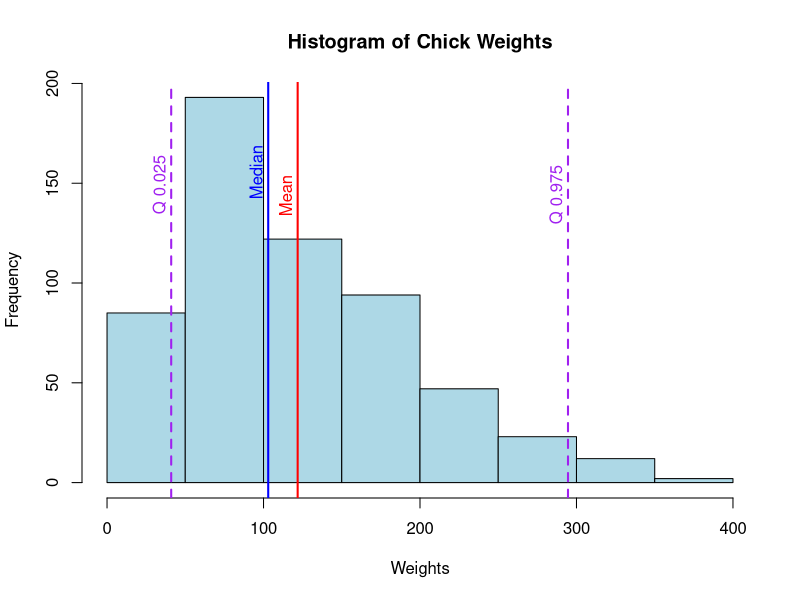
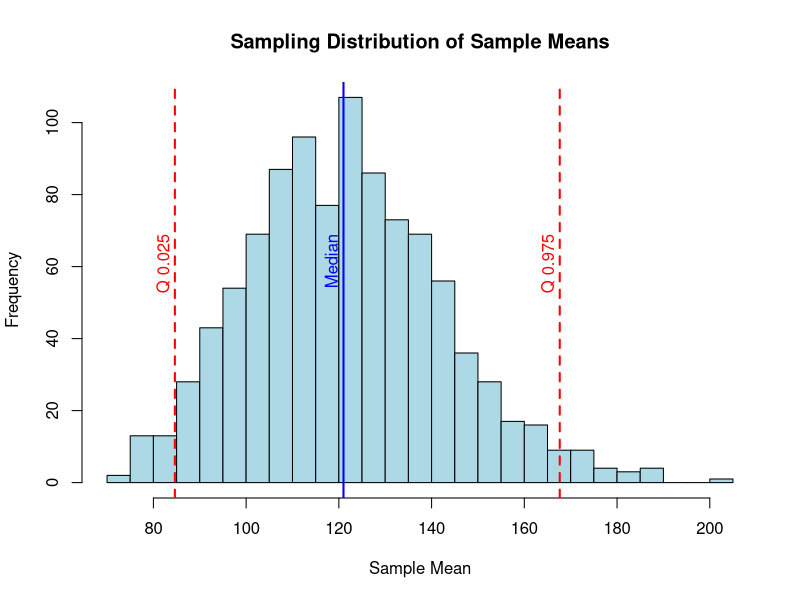

R code for these plots, in order:
## ---- chunk 1
summary(ChickWeight)
## ---- chunk 2
dim(ChickWeight)
## ---- chunk 3
summary(ChickWeight$weight) 
## ---- chunk 4
head(ChickWeight$weight) 
## ---- chunk 5
mean(ChickWeight$weight) 
## ---- chunk 6
myChkWts <-ChickWeight$weight 
#myChkWts
## ---- chunk 7
quantile(myChkWts,0.50) 
## ---- chunk 8
# Calculate mean, median, and quantiles
mean_weight <- mean(myChkWts)
median_weight <- median(myChkWts)
quantiles <- quantile(myChkWts, c(0.025, 0.975))

# Create the histogram
hist(myChkWts, breaks = 10, col = "lightblue", main = "Histogram of Chick Weights",
     xlab = "Weights", ylab = "Frequency")

# Add vertical lines for mean, median, and quantiles
abline(v = mean_weight, col = "red", lwd = 2)
abline(v = median_weight, col = "blue", lwd = 2)
abline(v = quantiles[1], col = "purple", lwd = 2, lty = 2)
abline(v = quantiles[2], col = "purple", lwd = 2, lty = 2)

# Add text labels for quantiles, mean, and median
text(x = mean_weight, y = max(table(cut(myChkWts, breaks = 10))) - 20, labels = "Mean", col = "red", pos = 2, srt = 90)
text(x = median_weight, y = max(table(cut(myChkWts, breaks = 10))) - 5, labels = "Median", col = "blue", pos = 2, srt = 90)
text(x = quantiles[1], y = max(table(cut(myChkWts, breaks = 10))) - 10, labels = "Q 0.025", col = "purple", pos = 2, srt = 90)
text(x = quantiles[2], y = max(table(cut(myChkWts, breaks = 10))) - 15, labels = "Q 0.975", col = "purple", pos = 2, srt = 90)


## ---- chunk 9
mean_weight
median_weight
quantiles
## ---- chunk 10
#set.seed(123)  

# Set parameters for the sampling distribution
sample_size <- 11
num_samples <- 1000

# Create a function to draw a sample and calculate the mean
sample_mean <- function(data, size) {
  mean(sample(data, size, replace = TRUE))
}

# Generate the sampling distribution of means
sampling_distribution <- replicate(num_samples, sample_mean(myChkWts, sample_size))

# Display a histogram of the sampling distribution
hist(sampling_distribution, breaks = 30, col = "lightblue", main = "Sampling Distribution of Sample Means",
     xlab = "Sample Mean", ylab = "Frequency")

# Calculate the 2.5% and 97.5% quantiles
quantiles <- quantile(sampling_distribution, c(0.025, 0.975))
sample_median <- median(sampling_distribution)

# Add vertical lines for the quantiles (and median)
abline(v = quantiles[1], col = "red", lwd = 2, lty = 2)
abline(v = quantiles[2], col = "red", lwd = 2, lty = 2)
abline(v = sample_median, col = "blue", lwd = 2)

# Add text labels for the quantiles
text(x = quantiles[1], y = max(table(cut(sampling_distribution, breaks = 30))) -20, labels = "Q 0.025", col = "red", pos = 2, offset = 0.5, srt = 90)
text(x = quantiles[2], y = max(table(cut(sampling_distribution, breaks = 30))) -20 , labels = "Q 0.975", col = "red", pos = 2, srt = 90)
text(x = sample_median, y = max(table(cut(sampling_distribution, breaks = 30))) -20 , labels = "Median", col = "blue", pos = 2, srt = 90)

